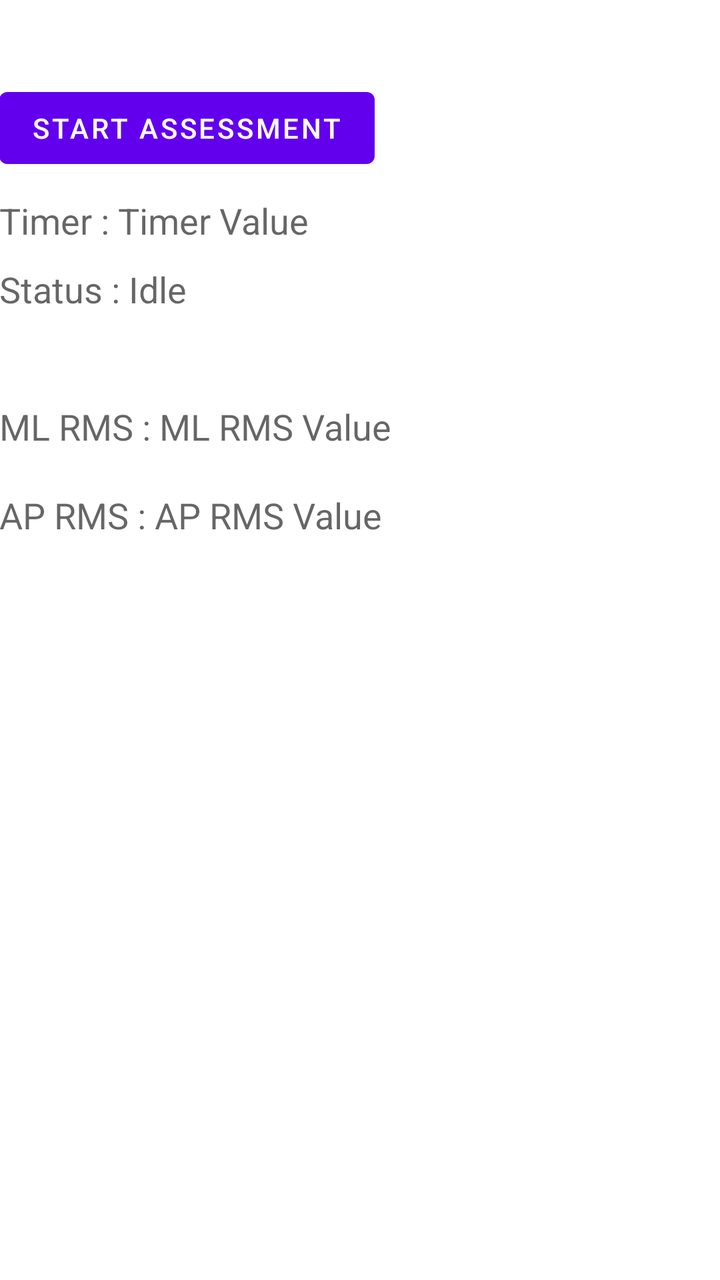
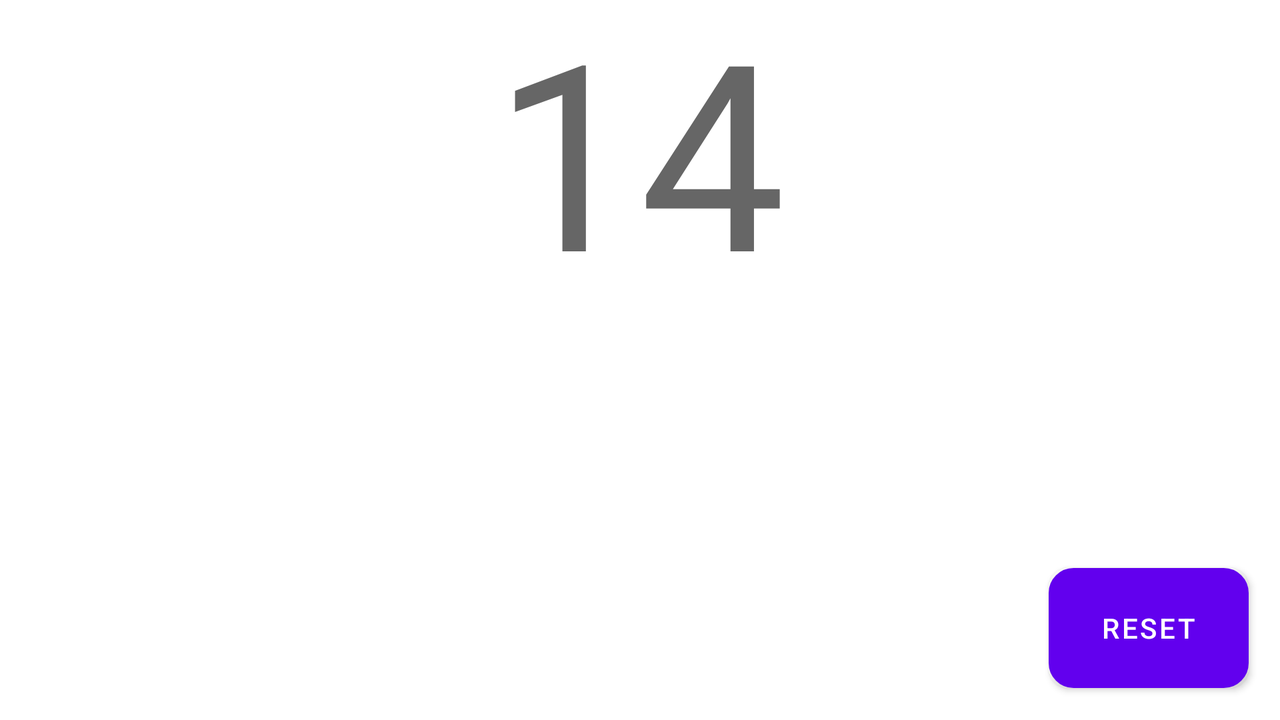

An Android layout and its configuration variant, each rendered on a device that would load it. The default file and the variant file are quoted in full after the pictures.
<!-- AndroidManifest.xml: fallback theme Theme.MaterialComponents.DayNight.NoActionBar -->
<!-- res/layout/raheel_main.xml -->
<?xml version="1.0" encoding="utf-8"?>
<LinearLayout xmlns:android="http://schemas.android.com/apk/res/android"
    android:orientation="vertical" android:layout_width="match_parent"
    android:layout_height="match_parent">


    <RelativeLayout xmlns:android="http://schemas.android.com/apk/res/android"
        xmlns:tools="http://schemas.android.com/tools"
        android:layout_width="match_parent"
        android:layout_height="wrap_content"
        android:paddingBottom="@dimen/activity_vertical_margin"
        android:paddingLeft="@dimen/activity_horizontal_margin"
        android:paddingRight="@dimen/activity_horizontal_margin"
        android:paddingTop="@dimen/activity_vertical_margin"
        tools:context="com.example.raheel.concussion_assessment.MainActivity">



        <TextView
            android:layout_width="wrap_content"
            android:layout_height="wrap_content"
            android:textAppearance="?android:attr/textAppearanceMedium"
            android:text="Azimuth : "
            android:id="@+id/textazimuth"
            android:layout_marginTop="28dp"
            android:visibility="gone"/>

        <TextView
            android:layout_width="wrap_content"
            android:layout_height="wrap_content"
            android:textAppearance="?android:attr/textAppearanceMedium"
            android:text="Azimuth Value"
            android:id="@+id/textazimuthvalue"
            android:layout_alignTop="@+id/textazimuth"
            android:layout_toRightOf="@+id/textazimuth"
            android:layout_toEndOf="@+id/textazimuth"
            android:visibility="gone"/>

        <TextView
            android:layout_width="wrap_content"
            android:layout_height="wrap_content"
            android:textAppearance="?android:attr/textAppearanceMedium"
            android:text="Pitch : "
            android:id="@+id/textpitch"
            android:layout_marginTop="15dp"
            android:layout_below="@+id/textazimuth"
            android:layout_alignLeft="@+id/textazimuth"
            android:visibility="gone"/>

        <TextView
            android:layout_width="wrap_content"
            android:layout_height="wrap_content"
            android:textAppearance="?android:attr/textAppearanceMedium"
            android:text="Pitch Value"
            android:id="@+id/textpitchvalue"
            android:layout_alignTop="@+id/textpitch"
            android:layout_toRightOf="@+id/textpitch"
            android:visibility="gone"/>

        <TextView
            android:layout_width="wrap_content"
            android:layout_height="wrap_content"
            android:textAppearance="?android:attr/textAppearanceMedium"
            android:text="Roll : "

            android:layout_marginTop="15dp"
            android:id="@+id/textroll"
            android:layout_below="@+id/textpitch"
            android:layout_alignLeft="@+id/textpitch"
            android:visibility="gone"/>

        <TextView
            android:layout_width="wrap_content"
            android:layout_height="wrap_content"
            android:textAppearance="?android:attr/textAppearanceMedium"
            android:text="`Roll Value"
            android:id="@+id/textrollvalue"
            android:layout_centerVertical="true"
            android:layout_toRightOf="@+id/textroll"
            android:layout_alignTop="@+id/textroll"
            android:visibility="gone"/>



        <Button
            android:layout_width="wrap_content"
            android:layout_height="wrap_content"
            android:text="Start Assessment"
            android:id="@+id/button"
            android:layout_marginTop="40dp"
            android:onClick="start_clicked"
            android:layout_below="@+id/textroll"
            android:layout_alignLeft="@+id/textroll" />

        <TextView
            android:layout_width="wrap_content"
            android:layout_height="wrap_content"
            android:textAppearance="?android:attr/textAppearanceMedium"
            android:text="Timer : "

            android:layout_marginTop="10dp"
            android:id="@+id/texttimer"
            android:layout_below="@+id/button"
            android:layout_alignLeft="@+id/button"/>

        <TextView
            android:layout_width="wrap_content"
            android:layout_height="wrap_content"
            android:textAppearance="?android:attr/textAppearanceMedium"
            android:text="Timer Value"
            android:id="@+id/texttimervalue"
            android:layout_centerVertical="true"
            android:layout_toRightOf="@+id/texttimer"
            android:layout_alignTop="@+id/texttimer"/>

        <TextView
            android:layout_width="wrap_content"
            android:layout_height="wrap_content"
            android:textAppearance="?android:attr/textAppearanceMedium"
            android:text="Status : "

            android:layout_marginTop="10dp"
            android:id="@+id/textstatus"
            android:layout_below="@+id/texttimer"
            android:layout_alignLeft="@+id/texttimer"/>

        <TextView
            android:layout_width="wrap_content"
            android:layout_height="wrap_content"
            android:textAppearance="?android:attr/textAppearanceMedium"
            android:text="Idle"
            android:id="@+id/textstatusvalue"
            android:layout_centerVertical="true"
            android:layout_toRightOf="@+id/textstatus"
            android:layout_alignTop="@+id/textstatus"/>


        <TextView
            android:layout_width="wrap_content"
            android:layout_height="wrap_content"
            android:textAppearance="?android:attr/textAppearanceMedium"
            android:text="MVD : "
            android:visibility="invisible"
            android:id="@+id/textMVD"
            android:layout_alignLeft="@+id/textstatus"
            android:layout_below="@+id/textstatus"/>

        <TextView
            android:layout_width="wrap_content"
            android:layout_height="wrap_content"
            android:textAppearance="?android:attr/textAppearanceMedium"
            android:text="MVD Value"
            android:visibility="invisible"
            android:id="@+id/textMVDvalue"
            android:layout_centerVertical="true"
            android:layout_toRightOf="@+id/textMVD"
            android:layout_alignTop="@+id/textMVD"/>

        <TextView
            android:layout_width="wrap_content"
            android:layout_height="wrap_content"
            android:textAppearance="?android:attr/textAppearanceMedium"
            android:text="ML RMS : "

            android:layout_marginTop="20dp"
            android:id="@+id/textMLRMS"
            android:layout_below="@+id/textMVD"
            android:layout_alignLeft="@+id/textMVD"/>

        <TextView
            android:layout_width="wrap_content"
            android:layout_height="wrap_content"
            android:textAppearance="?android:attr/textAppearanceMedium"
            android:text="ML RMS Value"
            android:id="@+id/textMLRMSvalue"
            android:layout_centerVertical="true"
            android:layout_toRightOf="@+id/textMLRMS"
            android:layout_alignTop="@+id/textMLRMS"/>


        <TextView
            android:layout_width="wrap_content"
            android:layout_height="wrap_content"
            android:textAppearance="?android:attr/textAppearanceMedium"
            android:text="AP RMS : "

            android:layout_marginTop="20dp"
            android:id="@+id/textAPRMS"
            android:layout_below="@+id/textMLRMS"
            android:layout_alignLeft="@+id/textMLRMS"/>

        <TextView
            android:layout_width="wrap_content"
            android:layout_height="wrap_content"
            android:textAppearance="?android:attr/textAppearanceMedium"
            android:text="AP RMS Value"
            android:id="@+id/textAPRMSvalue"
            android:layout_centerVertical="true"
            android:layout_toRightOf="@+id/textAPRMS"
            android:layout_alignTop="@+id/textAPRMS"/>

        <TextView
            android:layout_width="wrap_content"
            android:layout_height="wrap_content"
            android:textAppearance="?android:attr/textAppearanceMedium"
            android:text="PD : "
            android:visibility="invisible"
            android:layout_marginTop="20dp"
            android:id="@+id/textPD"
            android:layout_below="@+id/textAPRMS"
            android:layout_alignLeft="@+id/textAPRMS"/>

        <TextView
            android:layout_width="wrap_content"
            android:layout_height="wrap_content"
            android:textAppearance="?android:attr/textAppearanceMedium"
            android:text="PD Value"
            android:visibility="invisible"
            android:id="@+id/textPDvalue"
            android:layout_centerVertical="true"
            android:layout_toRightOf="@+id/textPD"
            android:layout_alignTop="@+id/textPD"/>

    </RelativeLayout>
</LinearLayout>
<!-- resources referenced by this layout -->
<resources>

</resources>
<!-- res/layout-land/raheel_main.xml (the repository's variant of the layout above) -->
<!-- drawn on the phone turned sideways -->
<?xml version="1.0" encoding="utf-8"?>
<LinearLayout xmlns:android="http://schemas.android.com/apk/res/android"
    xmlns:tools="http://schemas.android.com/tools"
    android:orientation="vertical" android:layout_width="match_parent"
    android:layout_height="match_parent"
    android:layout_marginTop="5dp">


    <RelativeLayout
        android:layout_width="match_parent"
        android:layout_height="match_parent"
        android:paddingBottom="@dimen/activity_vertical_margin"
        android:paddingLeft="@dimen/activity_horizontal_margin"
        android:paddingRight="@dimen/activity_horizontal_margin"
        >



        <TextView
            android:layout_width="wrap_content"
            android:layout_height="wrap_content"
            android:textAppearance="?android:attr/textAppearanceMedium"
            android:text="14"
            android:id="@+id/texttimervalue"
            android:textSize="130sp"
            android:layout_centerHorizontal="true"
            android:layout_alignParentTop="true"
            android:gravity="top"
            android:includeFontPadding="false"/>

        <Button
            android:layout_width="100dp"
            android:layout_height="60dp"
            android:id="@+id/reset"
            android:text="Reset"
            android:layout_marginBottom="16dp"
            android:layout_marginEnd="16dp"
            android:background="@drawable/reset_button_selector"
            android:clickable="false"
            android:gravity="center"
            android:layout_alignParentBottom="true"
            android:layout_alignParentEnd="true" />


    </RelativeLayout>

</LinearLayout>
<!-- resources referenced by the variant -->
<!-- as the phone turned sideways resolves them -->
<resources>
  <!-- drawable reset_button_selector (drawable) -->
  <?xml version="1.0" encoding="utf-8"?>
  <selector xmlns:android="http://schemas.android.com/apk/res/android">
      <item android:state_pressed="true" android:drawable="@drawable/reset_button_pressed"/>
      <item android:drawable="@drawable/reset_button"/>
  
  </selector>
  <!-- drawable reset_button_pressed (drawable) -->
  <?xml version="1.0" encoding="utf-8"?>
  <shape xmlns:android="http://schemas.android.com/apk/res/android"
      android:shape="rectangle" >
      <size android:height="100dp"
          android:width="60dp"/>
      <stroke android:width="5dp"
          android:color="#F44336"/>
      <corners android:radius="10dp"/>
      <solid android:color="#F44336"/>
  
  
  </shape>
  <!-- drawable reset_button (drawable) -->
  <shape xmlns:android="http://schemas.android.com/apk/res/android"
      android:shape="rectangle">
      <size android:height="60dp"
          android:width="100dp"/>
      <stroke android:width="5dp"
          android:color="#F44336"/>
      <corners android:radius="10dp"/>
      <solid android:color="#FFFFFF"/>
  </shape>
</resources>
